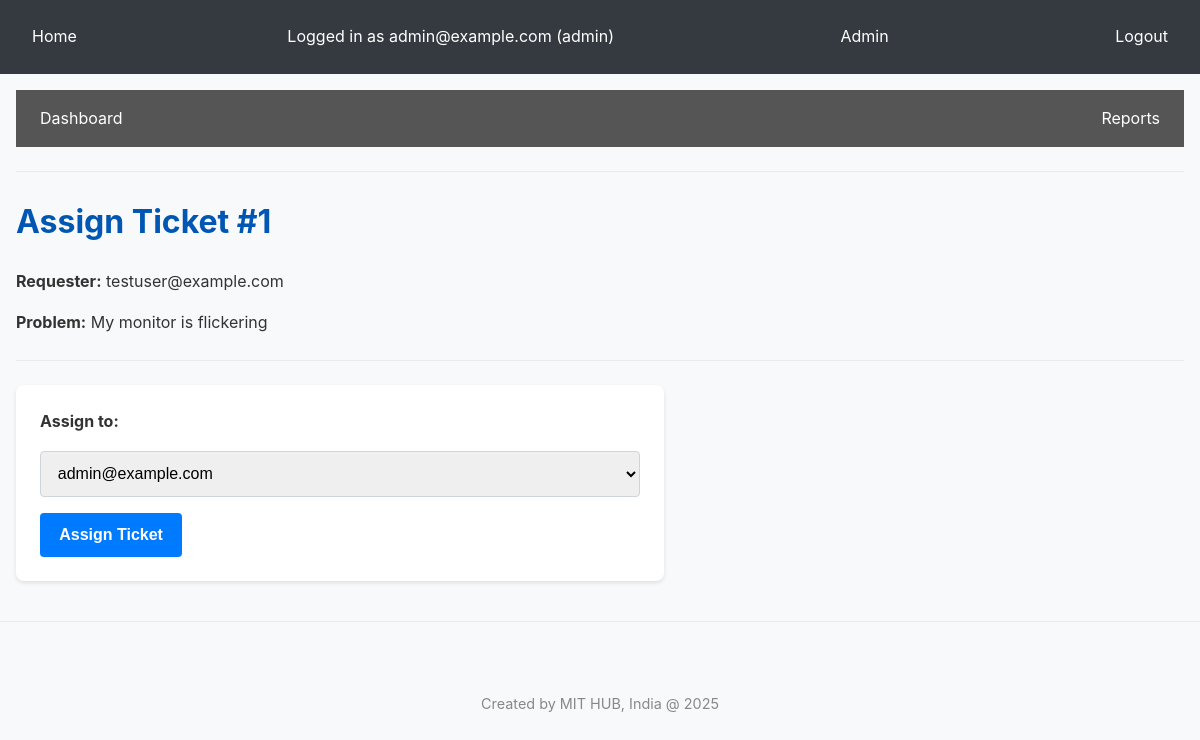
The page /admin/ticket/1/assign (signed in) on the database its author committed.
### app.py (models this page shows, shortened)
class User(db.Model):
    id = db.Column(db.Integer, primary_key=True)
    email = db.Column(db.String(120), unique=True, nullable=False)
    password_hash = db.Column(db.String(255))
    role_id = db.Column(db.Integer, db.ForeignKey('role.id'), nullable=False)
    role = db.relationship('Role', backref=db.backref('users', lazy=True))
    tickets = db.relationship('Ticket', foreign_keys='Ticket.user_id', backref='requester', lazy=True)
    assigned_tickets = db.relationship('Ticket', foreign_keys='Ticket.assigned_to_id', backref='assignee', lazy=True)

class Role(db.Model):
    id = db.Column(db.Integer, primary_key=True)
    name = db.Column(db.String(50), unique=True, nullable=False)

class Ticket(db.Model):
    id = db.Column(db.Integer, primary_key=True)
    problem_description = db.Column(db.Text, nullable=False)
    priority = db.Column(db.String(50), nullable=False)
    expected_resolution_datetime = db.Column(db.DateTime, nullable=False)
    status = db.Column(db.String(50), nullable=False, default='Pending')
    created_at = db.Column(db.DateTime, nullable=False, default=datetime.utcnow)
    user_id = db.Column(db.Integer, db.ForeignKey('user.id'), nullable=False)
    assigned_to_id = db.Column(db.Integer, db.ForeignKey('user.id'), nullable=True)
    actions = db.relationship('TicketAction', backref='ticket', lazy='dynamic', cascade="all, delete-orphan")

### app.py (the view, shortened to what this page needs)
@app.route('/admin/ticket/<int:ticket_id>/assign', methods=['GET', 'POST'])
@admin_required
def assign_ticket(ticket_id):
    ticket = db.get_or_404(Ticket, ticket_id)
    admin_role = Role.query.filter_by(name='admin').first()
    staff_users = User.query.filter_by(role=admin_role).all()
    return render_template('admin/assign_ticket.html', ticket=ticket, staff_users=staff_users)

### app.py (called while the page is built)
def admin_required(view):
    @functools.wraps(view)
    def wrapped_view(**kwargs):
        if g.user is None or g.user.role.name != 'admin':
            flash("You do not have permission to view this page.", "danger")
            return redirect(url_for('index'))
        return view(**kwargs)
    return wrapped_view

@app.before_request
def load_logged_in_user():
    user_id = session.get('user_id')
    if user_id is None:
        g.user = None
    else:
        g.user = User.query.get(user_id)

### templates/admin/assign_ticket.html (shortened to what this page needs)
{% extends 'admin/base.html' %}
{% block admin_content %}
    <h1>Assign Ticket #{{ ticket.id }}</h1>
    <p><strong>Requester:</strong> {{ ticket.requester.email }}</p>
    <p><strong>Problem:</strong> {{ ticket.problem_description }}</p>
    <hr>
    <form method="post">
        <label for="assignee_id">Assign to:</label>
        <select name="assignee_id" id="assignee_id">
            {% for user in staff_users %}
                <option value="{{ user.id }}" {% if ticket.assigned_to_id == user.id %}selected{% endif %}>
                    {{ user.email }}
                </option>
            {% endfor %}
        </select>
        <input type="submit" value="Assign Ticket">
    </form>
{% endblock %}

### templates/base.html (shortened to what this page needs)
<!doctype html>
<html lang="en">
<head>
    <link rel="stylesheet" href="{{ url_for('static', filename='style.css') }}">
</head>
<body>
    <nav>
        <a href="{{ url_for('index') }}">Home</a>
        {% if g.user %}
            <span>Logged in as {{ g.user.email }} ({{ g.user.role.name }})</span>
            {% if g.user.role.name == 'admin' %}
                <a href="{{ url_for('admin_dashboard') }}">Admin</a>
            {% endif %}
            <a href="{{ url_for('logout') }}">Logout</a>
        {% else %}
            <a href="{{ url_for('login') }}">Login</a>
            <a href="{{ url_for('register') }}">Register</a>
        {% endif %}
    </nav>
    <div class="container">
        <div class="content">
        {% block content %}{% endblock %}
        </div>
    </div>
    <hr>
    <footer>
        <p style="text-align: center; color: #888;">Created by MIT HUB, India @ 2025</p>
    </footer>
</body>
</html>

### static/style.css (style rules this page uses)
body { font-family: -apple-system, BlinkMacSystemFont, "Segoe UI", Roboto, "Helvetica Neue", Arial, sans-serif; margin: 0; padding: 0; background-color: #f8f9fa; color: #333; line-height: 1.6; }
.container { max-width: 1200px; margin: 0 auto; padding: 1rem; }
h1, h2, h3 { color: #0056b3; }
hr { border: 0; height: 1px; background-color: #e9ecef; margin: 1.5rem 0; }
nav { background-color: #343a40; color: white; padding: 1rem; display: flex; justify-content: space-between; align-items: center; }
nav a { color: white; text-decoration: none; padding: 0.5rem 1rem; border-radius: 5px; transition: background-color 0.2s; }
nav span { padding-right: 1rem; }
form { background: white; padding: 1.5rem; border-radius: 8px; box-shadow: 0 2px 4px rgba(0,0,0,0.1); display: flex; flex-direction: column; gap: 1rem; max-width: 600px; }
label { font-weight: bold; }
input[type="email"], input[type="password"], input[type="text"], input[type="datetime-local"], input[type="date"], textarea, select { padding: 0.8rem; border: 1px solid #ced4da; border-radius: 4px; font-size: 1rem; width: 100%; box-sizing: border-box; }
input[type="submit"] { background-color: #007bff; color: white; padding: 0.8rem 1.2rem; border: none; border-radius: 4px; cursor: pointer; font-size: 1rem; font-weight: bold; align-self: flex-start; transition: background-color 0.2s; }
footer { text-align: center; padding: 2rem 0 1rem 0; color: #6c757d; font-size: 0.9rem; }

### rows shown on the page
User: user.email "admin@example.com"
Role: user.role.name "admin"
Ticket: id "1", problem_description "My monitor is flickering", assignee_id "admin@example.com"
User: requester.email "testuser@example.com"
